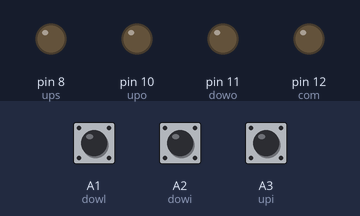
A sketch run on a simulated Arduino Uno, built with avr-gcc and run on an emulated ATmega328P. Parts: output pins drawn as LEDs (lit = HIGH). The inputs (shaded band) are chosen by the test bench; at power-on: A2 (dowi) HIGH, A3 (upi) HIGH, A1 (dowl) HIGH.

Above: at 1.2 s.
1.3 s: A2 (dowi) pulled LOW for 0.15 s
At 2.0 s:
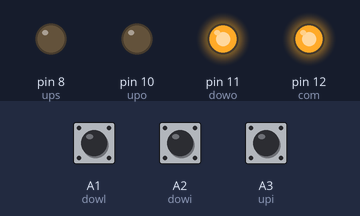
4.4 s: A3 (upi) pulled LOW for 0.15 s
At 5.6 s:
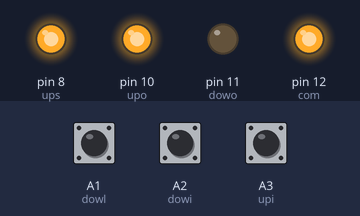
7.5 s: A3 (upi) pulled LOW for 3.2 s
At 11.6 s:
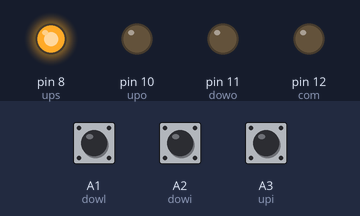
12.2 s: A3 (upi) pulled LOW for 1 s
At 12.7 s:
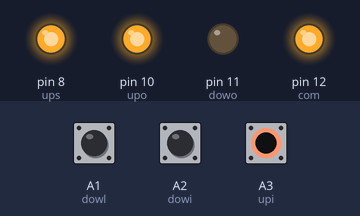
15.7 s: A2 (dowi) pulled LOW for 1 s
At 17.44 s:
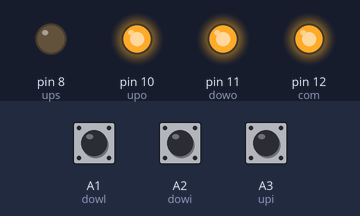
Timing chart, 0 to 19.7 s (numbered marks = the images above; inputs shaded):
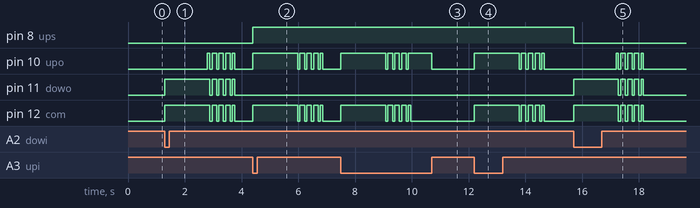

Measured:
- after the input at 1.3 s, pin 10 (upo): goes HIGH 0.08 s, 3 × (LOW 0.08 s, HIGH 0.16 s), LOW 0.08 s, HIGH 0.08 s, then LOW, starting after 1.5 s; pin 11 (dowo), pin 12 (com): goes HIGH 1.6 s, 3 × (LOW 0.08 s, HIGH 0.16 s), LOW 0.08 s, HIGH 0.08 s, then LOW, starting at once
- after the input at 4.4 s, pin 8 (ups): LOW → HIGH at once; pin 10 (upo), pin 12 (com): goes HIGH 1.6 s, 3 × (LOW 0.08 s, HIGH 0.16 s), LOW 0.08 s, HIGH 0.08 s, then LOW, starting at once
- after the input at 7.5 s, pin 10 (upo): goes HIGH 1.6 s, 3 × (LOW 0.08 s, HIGH 0.16 s), LOW 0.08 s, HIGH 0.82 s, then LOW, starting at once; pin 12 (com): goes HIGH 1.6 s, 3 × (LOW 0.08 s, HIGH 0.16 s), LOW 0.08 s, HIGH 0.08 s, then LOW, starting at once
- after the input at 12.2 s, pin 10 (upo), pin 12 (com): goes HIGH 1.6 s, 3 × (LOW 0.08 s, HIGH 0.16 s), LOW 0.08 s, HIGH 0.08 s, then LOW, starting at once
- after the input at 15.7 s, pin 8 (ups): HIGH → LOW at once; pin 10 (upo): goes HIGH 0.08 s, 3 × (LOW 0.08 s, HIGH 0.16 s), LOW 0.08 s, HIGH 0.08 s, then LOW, starting after 1.5 s; pin 11 (dowo), pin 12 (com): goes HIGH 1.6 s, 3 × (LOW 0.08 s, HIGH 0.16 s), LOW 0.08 s, HIGH 0.08 s, then LOW, starting at once

The sketch:

Barrier_lane_5_busega.ino
```cpp
//These are IO pins descriptions
const int ups = 8;  //Up state for up position indication(optional)
const int upo = 10;  // up out drive signal
const int dowo = 11; // down out drive signal
const int com = 12; // common for up out and down out. it is active for both up cycle and down cycle

const int upi = A3; //up input signal
const int dowi = A2; // down input signal
const int upl = A5; // up limit switch (optional)
const int dowl = A1; // down limit switch (optional)


void setup()
{
  pinMode(upo, OUTPUT);
  digitalWrite(upo, LOW);
  pinMode(dowo, OUTPUT);
  digitalWrite(dowo, LOW);
  pinMode(ups, OUTPUT);
  digitalWrite(ups, LOW);
  pinMode(com, OUTPUT);
  digitalWrite(com, LOW);

  pinMode(upi, INPUT_PULLUP);
  pinMode(dowi, INPUT_PULLUP);
  pinMode(upl, INPUT_PULLUP);
  pinMode(dowl, INPUT_PULLUP);

}

void loop(){


    int c= 30;
    while (c>1 && digitalRead(upi)== 0 && digitalRead(dowi)== 0 || digitalRead(upi)== 1 && digitalRead(dowi)== 1 )
      {
         digitalWrite(upo, LOW);
         digitalWrite(com, LOW);
         digitalWrite(dowo, LOW);
        }
// up cycle


if(digitalRead(upi)== 0 && digitalRead(dowi)== 1)
  {
    //reset outputs
    digitalWrite(upo, LOW);
    digitalWrite(com, LOW);
    digitalWrite(dowo, LOW);
   // set output values
   digitalWrite(ups, HIGH);
   digitalWrite(upo, HIGH);
   digitalWrite(com, HIGH);

// open cycle time in milliseconds
   delay(1500);

  // break loop
     if (digitalRead(dowl)!= 0)
     {
       int f=23;
       for (f>1 ; f< 27 ; f++)
       {
       delay (80);
       digitalWrite(upo,LOW);
        digitalWrite(dowo,LOW);
       digitalWrite(com, LOW);
       delay(80);
       digitalWrite(upo,HIGH);
       digitalWrite(com, HIGH);
       delay(80);
       }
      }

/// main infinit loop 1
    int d = 34;
    while(d>1 && digitalRead(upi)== 0)
   {
     digitalWrite(upo, HIGH);
     digitalWrite(com, LOW);
     digitalWrite(dowo, LOW);

    if(digitalRead(upi)== 0 && digitalRead(dowi)== 0 || digitalRead(upi)== 1 && digitalRead(dowi)== 1)
    {
// internal infinit loop 1
    int d = 34;
    while(d>1 && digitalRead(upi)== 0)
   {
     digitalWrite(upo, LOW);
     digitalWrite(com, LOW);
     digitalWrite(dowo, LOW);
    }

    }
   }


  // limit switch functionality
/*

 if (digitalRead(upl)== 0){
     int f=23;
     for (f>1;f<27; f++){
       digitalWrite(upo,LOW);
       digitalWrite(com, LOW);
       delay(80);
       digitalWrite(upo,HIGH);
       digitalWrite(dowo, HIGH);
       digitalWrite(com, HIGH);
       delay (80);
       digitalWrite(upo,LOW);
       digitalWrite(dowo, LOW);
       digitalWrite(com, LOW);
       delay(80);
       digitalWrite(upo,HIGH);
         digitalWrite(dowo, HIGH);
       digitalWrite(com, HIGH);
       delay(80); }

       int c= 30;
       while (c>1 && digitalRead(upl)== 0 && digitalRead(upi)== 0){
         digitalWrite(upo, HIGH);
         digitalWrite(com, LOW);
         digitalWrite(dowo, LOW);
          }
      }
  */


}

// down cycle


if (digitalRead(dowi)== 0 && digitalRead(upi)== 1)
{
  //reset output
  digitalWrite(upo, LOW);
  digitalWrite(com, LOW);
  digitalWrite(dowo, LOW);
// set output values

 digitalWrite(upo, LOW);
 digitalWrite(ups, LOW);
 digitalWrite(dowo, HIGH);
 digitalWrite(com, HIGH);
 delay(1500);
    int f=23;
    for (f>1 ; f< 27 ; f++)
     {
       digitalWrite(upo, HIGH);
       delay (80);
       digitalWrite(upo,LOW);
       digitalWrite(dowo, LOW);
       digitalWrite(com, LOW);
       delay(80);
       digitalWrite(upo,HIGH);
       digitalWrite(com, HIGH);
       digitalWrite(dowo, HIGH);
       delay(80);
      }
    // main infinit loop 2
    int c= 30;
    while (c>1 && digitalRead(upi)== 1)
      {
         digitalWrite(upo, LOW);
         digitalWrite(com, LOW);
         digitalWrite(dowo, LOW);
        }

}
  }
```
